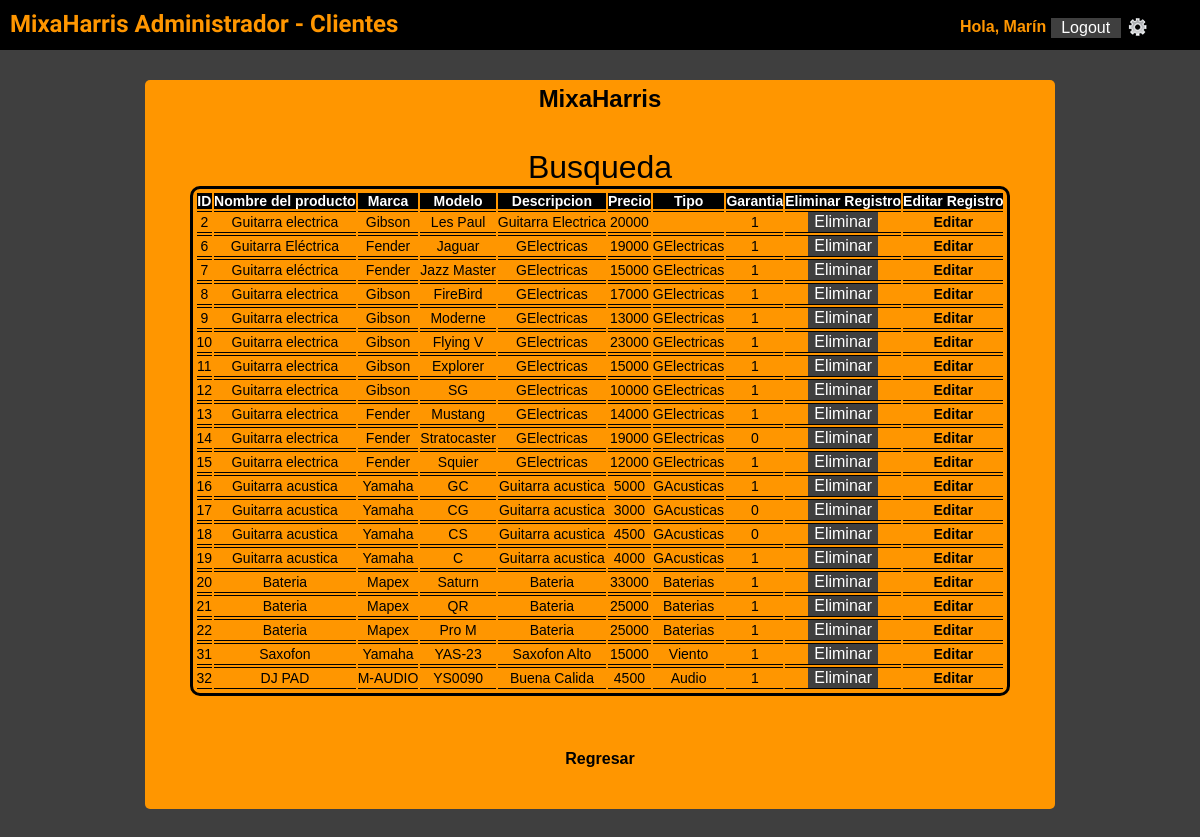
The page /reportes/action/filtro_producto.php (signed in) on the database as committed earlier.
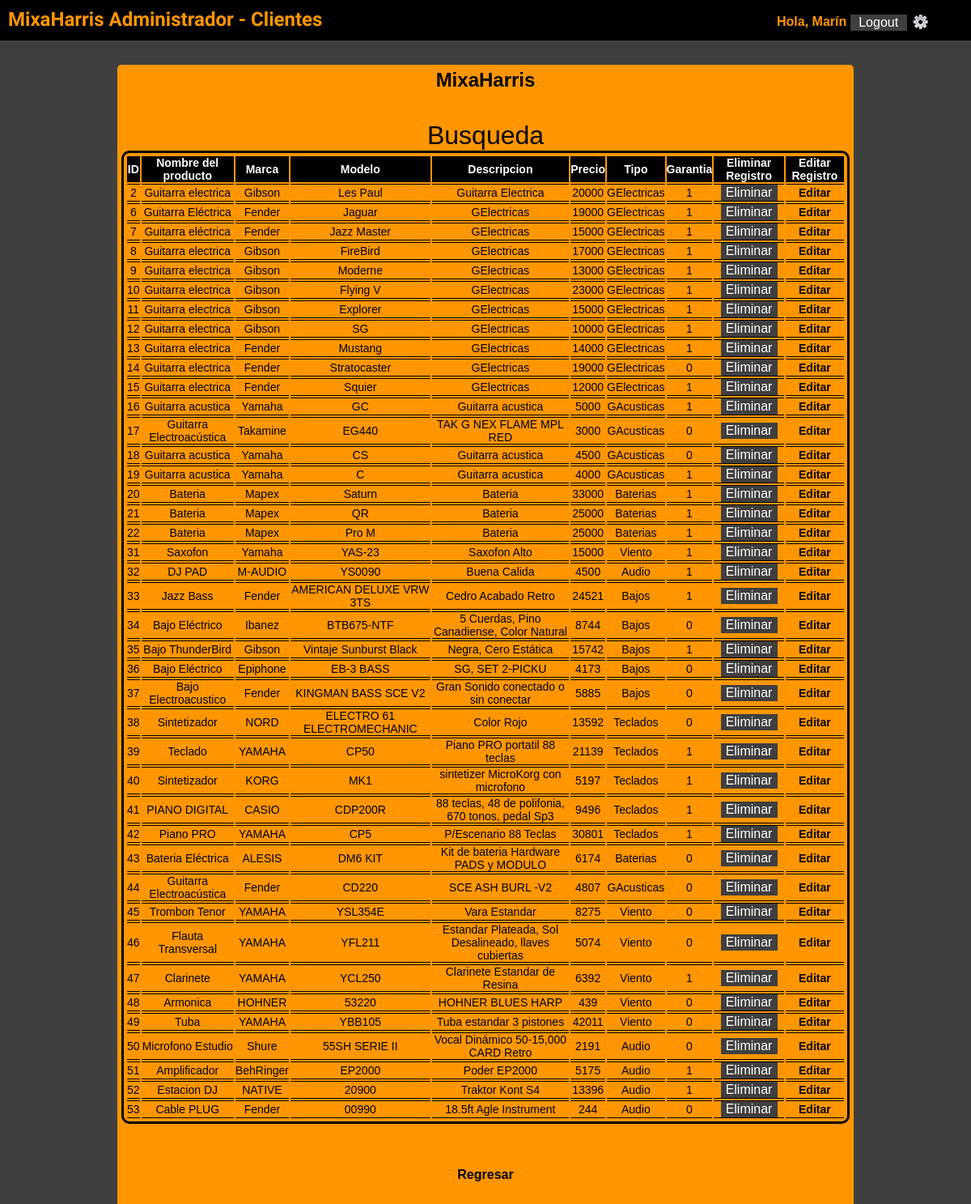
The same page on the database as committed later.
### tables this page shows
CREATE TABLE IF NOT EXISTS `productos` (
  `idproductos` int(11) NOT NULL AUTO_INCREMENT,
  `productosNombre` varchar(45) NOT NULL,
  `productosMarca` varchar(45) NOT NULL,
  `productosModelo` varchar(45) NOT NULL,
  `productosDescripcion` varchar(60) NOT NULL,
  `productosPrecio` double NOT NULL,
  `productosTipo` varchar(45) NOT NULL,
  `productosGarantia` tinyint(1) NOT NULL,
  `proveedor_idproveedor` int(11) NOT NULL,
  PRIMARY KEY (`idproductos`,`proveedor_idproveedor`),
  UNIQUE KEY `idproductos_UNIQUE` (`idproductos`),
  KEY `fk_productos_proveedor_idx` (`proveedor_idproveedor`)
);

### reportes/lib/reportes_lib.php (called while the page is built, shortened)
<?php
function producto_filter($info)
{
	$sql= "SELECT *
	FROM  productos
	WHERE productosNombre LIKE '%$info%' OR productosMarca LIKE '%$info%' OR productosModelo LIKE '%$info%'
		OR productosDescripcion LIKE '%$info%' OR productosPrecio LIKE '%$info%' OR productosTipo LIKE '%$info%'
		OR productosGarantia LIKE '%$info%' ";
	 	$producto= array();
		$result= mysql_query($sql);
		$i= 0;
		while ($row=mysql_fetch_object($result)){
			$producto[$i]= $row;
			$i++;
		}
		return $producto;
}
?>

### reportes/view/rep_productos.php (the view, shortened to what this page needs)
<?php
function lista_producto ($producto) {
echo "<table border=1 alling='center'>";
echo "<tr>";
echo "<th>ID</th>";
echo "<th>Nombre del producto</th>";
echo "<th>Marca</th>";
echo "<th>Modelo</th>";
echo "<th>Descripcion</th>";
echo "<th>Precio</th>";
echo "<th>Tipo</th>";
echo "<th>Garantia</th>";
echo "<th>Eliminar Registro</th>";
echo "<th>Editar Registro</th>";
echo "</tr>";
foreach ($producto as $key => $prod) {
echo "<tr>";
echo "<td>".$prod->idproductos."</td>";
echo "<td>".$prod->productosNombre."</td>";
echo "<td>".$prod->productosMarca."</td>";
echo "<td>".$prod->productosModelo."</td>";
echo "<td>".$prod->productosDescripcion."</td>";
echo "<td>".$prod->productosPrecio."</td>";
echo "<td>".$prod->productosTipo."</td>";
echo "<td>".$prod->productosGarantia."</td>";
echo "<td>"."<input id='button' type='button' onclick='eliminarProd(".$prod->idproductos.")' value='Eliminar'></td> ";
echo "<td>"."<a href=../../formupdate/view/edit_producto.php?id=".$prod->idproductos.">Editar</a></td>";
echo "</tr>";
}
echo "</table>";
}
?>

Rows that differ between the two databases and show on the page:
removed productos: idproductos "17", productosNombre "Guitarra acustica", productosMarca "Yamaha", productosModelo "CG", productosDescripcion "Guitarra acustica", productosPrecio "3000", productosTipo "GAcusticas", productosGarantia "0"
changed productos "Les Paul": productosTipo (not shown) → "GElectricas"
added productos: idproductos "17", productosNombre "Guitarra Electroacústica", productosMarca "Takamine", productosModelo "EG440", productosDescripcion "TAK G NEX FLAME MPL RED", productosPrecio "3000", productosTipo "GAcusticas", productosGarantia "0"
added productos: idproductos "33", productosNombre "Jazz Bass", productosMarca "Fender", productosModelo "AMERICAN DELUXE VRW 3TS", productosDescripcion "Cedro Acabado Retro", productosPrecio "24521", productosTipo "Bajos", productosGarantia "1"
added productos: idproductos "34", productosNombre "Bajo Eléctrico", productosMarca "Ibanez", productosModelo "BTB675-NTF", productosDescripcion "5 Cuerdas, Pino Canadiense, Color Natural", productosPrecio "8744", productosTipo "Bajos", productosGarantia "0"
added productos: idproductos "35", productosNombre "Bajo ThunderBird", productosMarca "Gibson", productosModelo "Vintaje Sunburst Black", productosDescripcion "Negra, Cero Estática", productosPrecio "15742", productosTipo "Bajos", productosGarantia "1"
added productos: idproductos "36", productosNombre "Bajo Eléctrico", productosMarca "Epiphone", productosModelo "EB-3 BASS", productosDescripcion "SG, SET 2-PICKU", productosPrecio "4173", productosTipo "Bajos", productosGarantia "0"
added productos: idproductos "37", productosNombre "Bajo Electroacustico", productosMarca "Fender", productosModelo "KINGMAN BASS SCE V2", productosDescripcion "Gran Sonido conectado o sin conectar", productosPrecio "5885", productosTipo "Bajos", productosGarantia "0"
added productos: idproductos "38", productosNombre "Sintetizador", productosMarca "NORD", productosModelo "ELECTRO 61 ELECTROMECHANIC", productosDescripcion "Color Rojo", productosPrecio "13592", productosTipo "Teclados", productosGarantia "0"
added productos: idproductos "39", productosNombre "Teclado", productosMarca "YAMAHA", productosModelo "CP50", productosDescripcion "Piano PRO portatil 88 teclas", productosPrecio "21139", productosTipo "Teclados", productosGarantia "1"
added productos: idproductos "40", productosNombre "Sintetizador", productosMarca "KORG", productosModelo "MK1", productosDescripcion "sintetizer MicroKorg con microfono", productosPrecio "5197", productosTipo "Teclados", productosGarantia "1"
added productos: idproductos "41", productosNombre "PIANO DIGITAL", productosMarca "CASIO", productosModelo "CDP200R", productosDescripcion "88 teclas, 48 de polifonia, 670 tonos, pedal Sp3", productosPrecio "9496", productosTipo "Teclados", productosGarantia "1"
added productos: idproductos "42", productosNombre "Piano PRO", productosMarca "YAMAHA", productosModelo "CP5", productosDescripcion "P/Escenario 88 Teclas", productosPrecio "30801", productosTipo "Teclados", productosGarantia "1"
added productos: idproductos "43", productosNombre "Bateria Eléctrica", productosMarca "ALESIS", productosModelo "DM6 KIT", productosDescripcion "Kit de bateria Hardware PADS y MODULO", productosPrecio "6174", productosTipo "Baterias", productosGarantia "0"
added productos: idproductos "44", productosNombre "Guitarra Electroacústica", productosMarca "Fender", productosModelo "CD220", productosDescripcion "SCE ASH BURL -V2", productosPrecio "4807", productosTipo "GAcusticas", productosGarantia "0"
added productos: idproductos "45", productosNombre "Trombon Tenor", productosMarca "YAMAHA", productosModelo "YSL354E", productosDescripcion "Vara Estandar", productosPrecio "8275", productosTipo "Viento", productosGarantia "0"
added productos: idproductos "46", productosNombre "Flauta Transversal", productosMarca "YAMAHA", productosModelo "YFL211", productosDescripcion "Estandar Plateada, Sol Desalineado, llaves cubiertas", productosPrecio "5074", productosTipo "Viento", productosGarantia "0"
added productos: idproductos "47", productosNombre "Clarinete", productosMarca "YAMAHA", productosModelo "YCL250", productosDescripcion "Clarinete Estandar de Resina", productosPrecio "6392", productosTipo "Viento", productosGarantia "1"
added productos: idproductos "48", productosNombre "Armonica", productosMarca "HOHNER", productosModelo "53220", productosDescripcion "HOHNER BLUES HARP", productosPrecio "439", productosTipo "Viento", productosGarantia "0"
added productos: idproductos "49", productosNombre "Tuba", productosMarca "YAMAHA", productosModelo "YBB105", productosDescripcion "Tuba estandar 3 pistones", productosPrecio "42011", productosTipo "Viento", productosGarantia "0"
added productos: idproductos "50", productosNombre "Microfono Estudio", productosMarca "Shure", productosModelo "55SH SERIE II", productosDescripcion "Vocal Dinámico 50-15,000 CARD Retro", productosPrecio "2191", productosTipo "Audio", productosGarantia "0"
added productos: idproductos "51", productosNombre "Amplificador", productosMarca "BehRinger", productosModelo "EP2000", productosDescripcion "Poder EP2000", productosPrecio "5175", productosTipo "Audio", productosGarantia "1"
added productos: idproductos "52", productosNombre "Estacion DJ", productosMarca "NATIVE", productosModelo "20900", productosDescripcion "Traktor Kont S4", productosPrecio "13396", productosTipo "Audio", productosGarantia "1"
added productos: idproductos "53", productosNombre "Cable PLUG", productosMarca "Fender", productosModelo "00990", productosDescripcion "18.5ft Agle Instrument", productosPrecio "244", productosTipo "Audio", productosGarantia "0"
